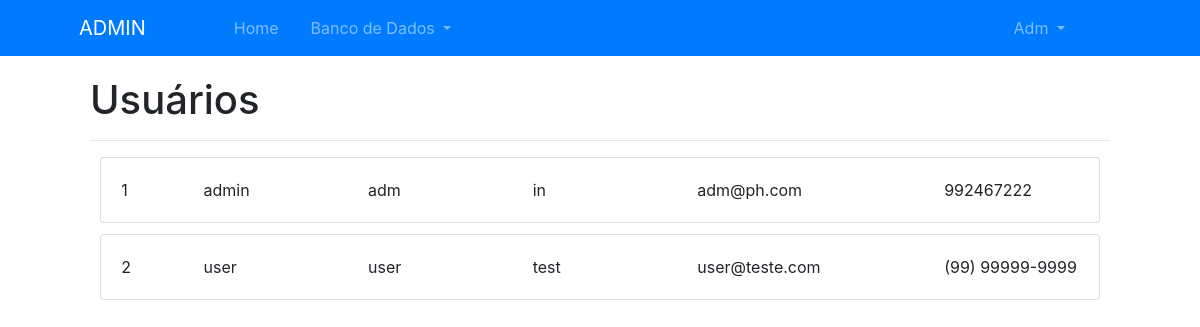
Before: /admin/usuarios (signed in) with the older database file.
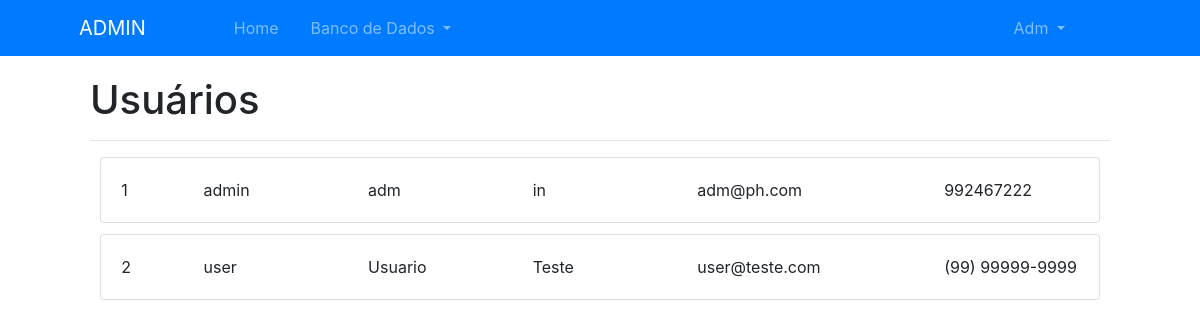
After: the same page with the newer database file.
### models.py (models this page shows, shortened)
class User(UserMixin, db.Model):
    id = db.Column(db.Integer, primary_key=True)
    role = db.Column(db.String(5), nullable=False)  # Role of the user, limits the access to certain pages
    name = db.Column(db.String(100), nullable=False)
    surname = db.Column(db.String(100), nullable=False)
    email = db.Column(db.String(100), unique=True, nullable=False)
    phone = db.Column(db.String(15), unique=True, nullable=False)
    password = db.Column(db.String(100), nullable=False)
    orders = db.relationship('Order', backref='order')

### views.py (the view)
@views.route('/admin/usuarios')
@login_required
def admin_users():
    if current_user.role == 'admin':
        users = User.query.all()
        return render_template('admin/users.html', users=users)
    else:
        return redirect(url_for('views.homepage'))

### __init__.py (called while the page is built)
def create_app(config_file='config.py'):
    app = Flask(__name__)
    app.config.from_pyfile(config_file)
    db.init_app(app)
    login_manager.login_view = 'auth.login'
    login_manager.init_app(app)
    from .models import User
    @login_manager.user_loader
    def load_user(user_id):
        return User.query.get(int(user_id))
    from .models import models
    app.register_blueprint(models)
    from .views import views
    app.register_blueprint(views)
    from .auth import auth
    app.register_blueprint(auth)
    return app

### templates/admin/users.html
{% extends 'admin/base.html' %}
{% block page %}
<div class="box mx-auto">
    <div class="title">
        <h1>Usuários</h1>
        <hr>
    </div>
    {% for user in users %}
        <div class="card product-box">
            <div class="card-body row">
                <div class="col-1">
                    <span>{{ user.id }}</span>
                </div>
                <div class="col-2">
                    <span>{{ user.role }}</span>
                </div>
                <div class="col-2">
                    <span>{{ user.name }}</span>
                </div>
                <div class="col-2">
                    <span>{{ user.surname }}</span>
                </div>
                <div class="col-3">
                    <span>{{ user.email }}</span>
                </div>
                <div class="col-2">
                    <span>{{ user.phone }}</span>
                </div>
            </div>
        </div>
        {% endfor %}
</div>
{% endblock %}

Changed rows visible on the page:
changed User "user": name "user" → "Usuario"; surname "test" → "Teste"
